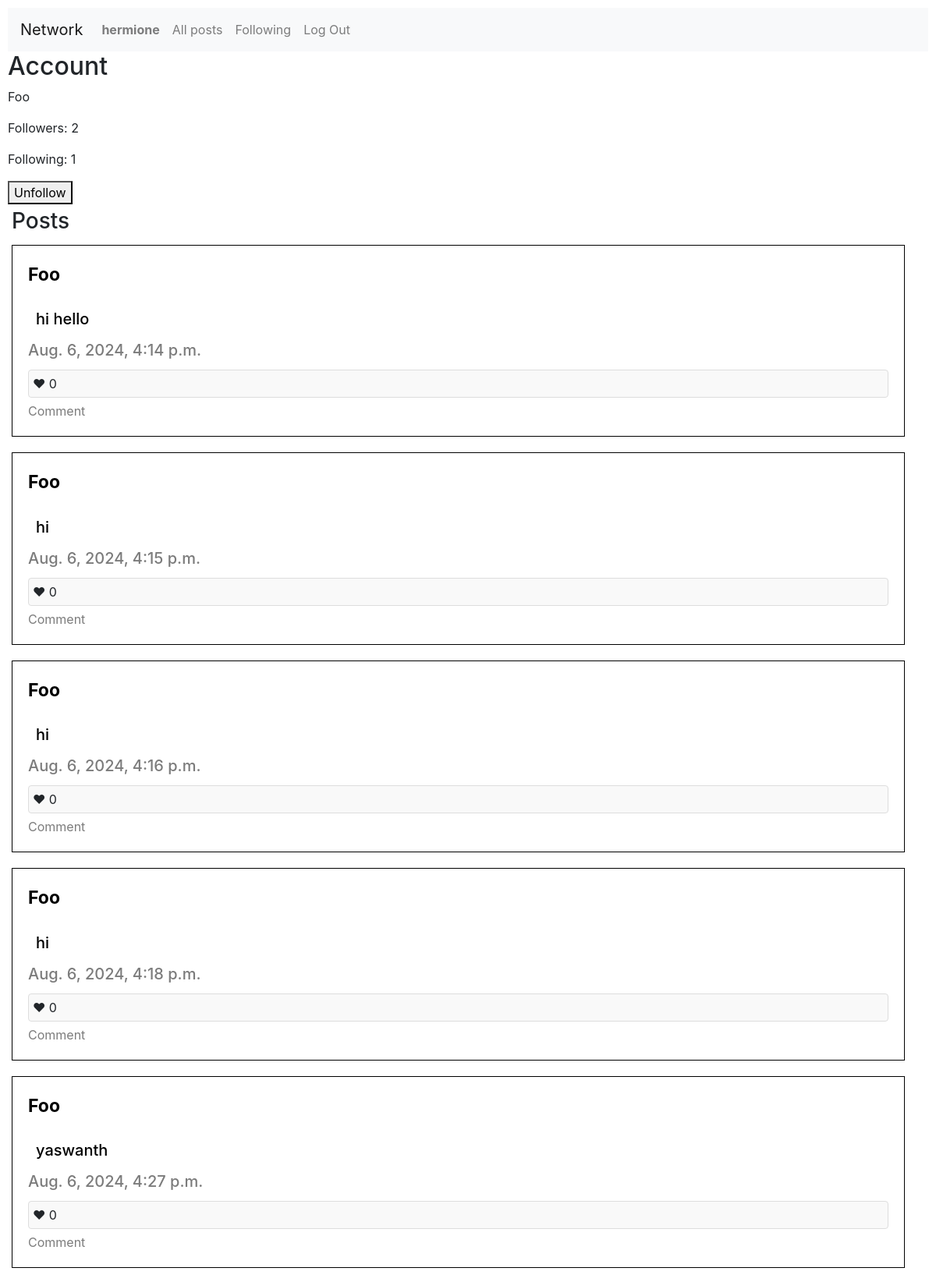
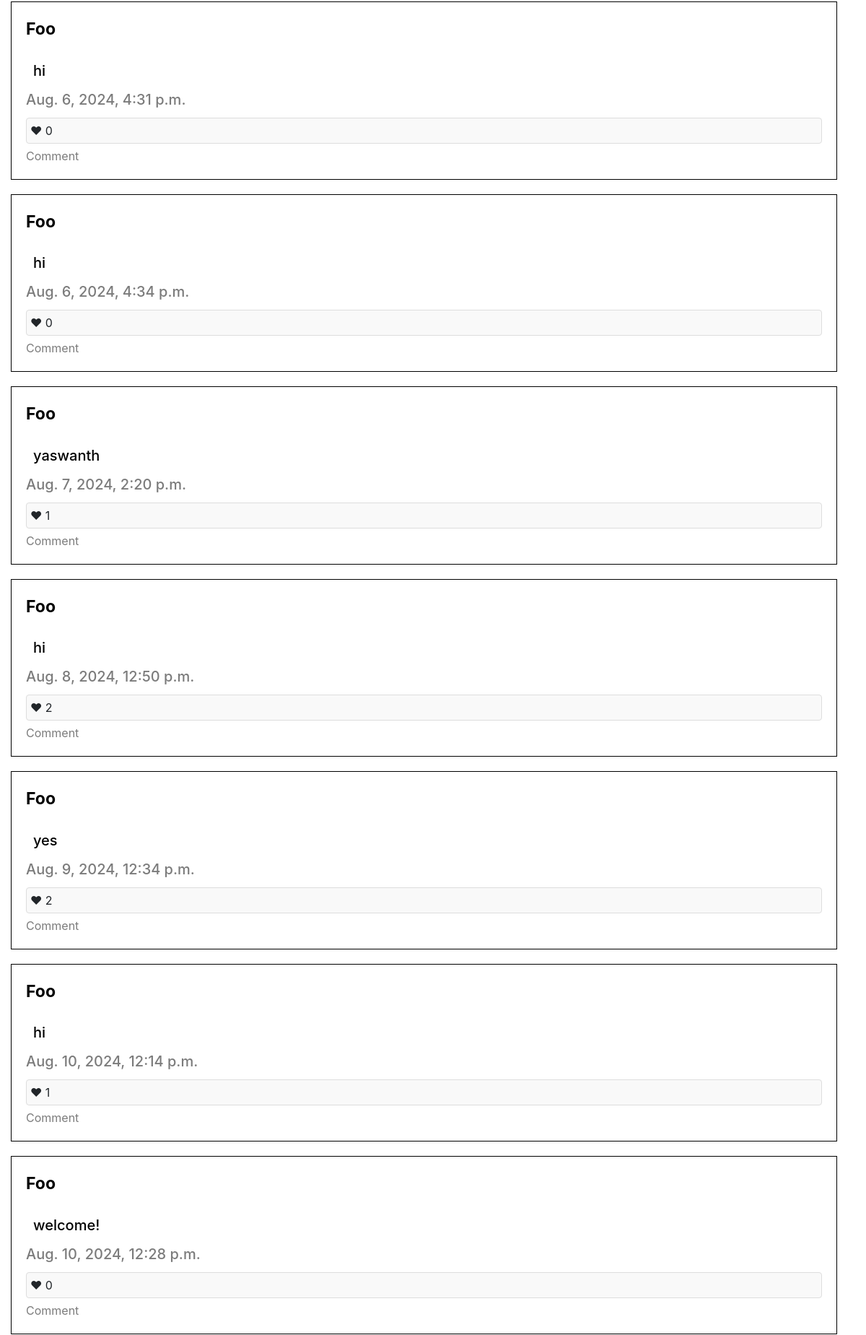
The app's page /profile/foo/ (signed in, upper part) with its own data (2 pictures, top to bottom).
### network/models.py (models this page shows, shortened)
class User(AbstractUser):
    pass

class Post(models.Model):
    user = models.ForeignKey(User, on_delete=models.CASCADE, related_name = "posts")
    content = models.TextField()
    timestamp = models.DateTimeField(auto_now_add=True)
    likes = models.ManyToManyField(User, related_name="liked_posts", blank=True)
    @property
    def likes_count(self):
        return self.likes.count()

### network/views.py (the view)
# urls.py: path('profile/<str:username>/',views.profile, name="profile"),
def profile(request, username):
    user = get_object_or_404(User, username=username)
    posts = Post.objects.filter(user=user)
    isfollowing = Follow.objects.filter(follower=request.user, followed=user).exists()
    followers_count = Follow.objects.filter(followed=user).count()
    following_count = Follow.objects.filter(follower=user).count()
    context = {
        'username': user,
        'posts': posts,
        'isfollowing': isfollowing,
        'followers_count': followers_count,
        'following_count': following_count,
    }
    return render(request, 'network/profile.html', context)

### network/templates/network/profile.html (shortened to what this page needs)
{% extends "network/layout.html" %}
{% block body %}
{% if user.is_authenticated %}
    <h2>Account</h2>
    <p>{{ username|title }}</p>
    <p id="followers" data-followers="{{ followers_count }}">Followers: {{ followers_count }}</p>
    <p id="following" data-following="{{ following_count }}">Following: {{ following_count }}</p>
    {% if request.user != username %}
    <button id="follow" data-following="{{ isfollowing }}" data-username="{{ username }}">
        {% if isfollowing %}Unfollow{% else %}Follow{% endif %}
    </button>
    {% endif %}
    <h3 style="padding: 5px;">Posts</h3>
    {% if posts %}
        {% for post in posts %}
        <div class="flexbox post-container">
            <a id="user" href="{% url 'profile' post.user.username %}">{{ post.user.username|title }}</a>
            <p id="content-{{ post.id }}" class="content">{{ post.content }}</p>
            <p id="timestamp">{{ post.timestamp }}</p>
            {% if user.is_authenticated %}
            <div class="interaction-section">
                <div class="like-and-comment">
                    <span class="like-button" data-post-id="{{ post.id }}" data-liked="{{ post.user_has_liked }}">
                        &#10084; {{ post.likes_count }}
                    </span>
                    <a href="#" class="comment-link" data-post-id="{{ post.id }}">Comment</a>
                </div>
            </div>
            {% endif %}
        </div>
        {% endfor %}
    {% endif %}
{% endif %}
{% endblock %}

### network/templates/network/layout.html (shortened to what this page needs)
{% load static %}
<!DOCTYPE html>
<html lang="en">
    <head>
        <link rel="stylesheet" href="https://stackpath.bootstrapcdn.com/bootstrap/4.4.1/css/bootstrap.min.css">
        <link href="{% static 'network/styles.css' %}" rel="stylesheet">
    </head>
    <body style="padding:10px;">
        <nav class="navbar navbar-expand-lg navbar-light bg-light">
            <a class="navbar-brand" href="{% url 'index' %}">Network</a>
            <div>
              <ul class="navbar-nav mr-auto">
                {% if user.is_authenticated %}
                    <li class="nav-item">
                        <a class="nav-link" href="{% url 'profile' user.username %}"><strong>{{ user.username }}</strong></a>
                    </li>
                {% endif %}
                {% if user.is_authenticated %}
                <li class="nav-item">
                  <a class="nav-link" href="{% url 'all_posts' %}">All posts</a>
                </li>
                    <li class="nav-item">
                        <a class="nav-link" href="{% url 'following_posts' %}">Following</a>
                    </li>
                    <li class="nav-item">
                        <a class="nav-link" href="{% url 'logout' %}">Log Out</a>
                    </li>
                {% endif %}
              </ul>
            </div>
          </nav>
        <div class="body">
            {% block body %}
            {% endblock %}
        </div>
    </body>
</html>

### network/static/network/styles.css (style rules this page uses)
.flexbox { border: 1px solid black; width: 97%; padding: 20px; margin: 5px; }
.post-container { margin-bottom: 20px; display: flex; flex-direction: column; }
.content { padding: 10px; font-style: Arial, Helvetica, sans-serif; font-size: 20px; font-weight: 500; color: #000000; margin-bottom: 0px; }
#user { font-style: inherit; font-size: 23px; font-weight: 700; margin-bottom: 15px; color: #000000; }
#timestamp { font-family: inherit; font-size: 20px; font-weight: 500; color: #7c7c7c; margin-bottom: 0px; }
.post-container { margin-bottom: 20px; }
.interaction-section { margin-top: 10px; }
.like-and-comment { display: flex; flex-direction: column; }
.like-button { cursor: pointer; padding: 5px; border: 1px solid #ddd; border-radius: 4px; background-color: #f9f9f9; display: block; margin-bottom: 5px; }
.comment-link { display: block; color: #7c7c7c; text-decoration: none; }

### records on screen
User: username "hermione"
User: username "Foo"
Post: user.username "Foo", content "hi hello", timestamp "Aug. 6, 2024, 4:14 p.m.", likes_count "0"
Post: user.username "Foo", content "hi", timestamp "Aug. 6, 2024, 4:15 p.m.", likes_count "0"
Post: user.username "Foo", content "hi", timestamp "Aug. 6, 2024, 4:16 p.m.", likes_count "0"
Post: user.username "Foo", content "hi", timestamp "Aug. 6, 2024, 4:18 p.m.", likes_count "0"
Post: user.username "Foo", content "yaswanth", timestamp "Aug. 6, 2024, 4:27 p.m.", likes_count "0"
Post: user.username "Foo", content "hi", timestamp "Aug. 6, 2024, 4:31 p.m.", likes_count "0"
Post: user.username "Foo", content "hi", timestamp "Aug. 6, 2024, 4:34 p.m.", likes_count "0"
Post: user.username "Foo", content "yaswanth", timestamp "Aug. 7, 2024, 2:20 p.m.", likes_count "1"
Post: user.username "Foo", content "hi", timestamp "Aug. 8, 2024, 12:50 p.m.", likes_count "2"
Post: user.username "Foo", content "yes", timestamp "Aug. 9, 2024, 12:34 p.m.", likes_count "2"
Post: user.username "Foo", content "hi", timestamp "Aug. 10, 2024, 12:14 p.m.", likes_count "1"
Post: user.username "Foo", content "welcome!", timestamp "Aug. 10, 2024, 12:28 p.m.", likes_count "0"

### other values on screen
{{ followers_count }} "2"
{{ following_count }} "1"
